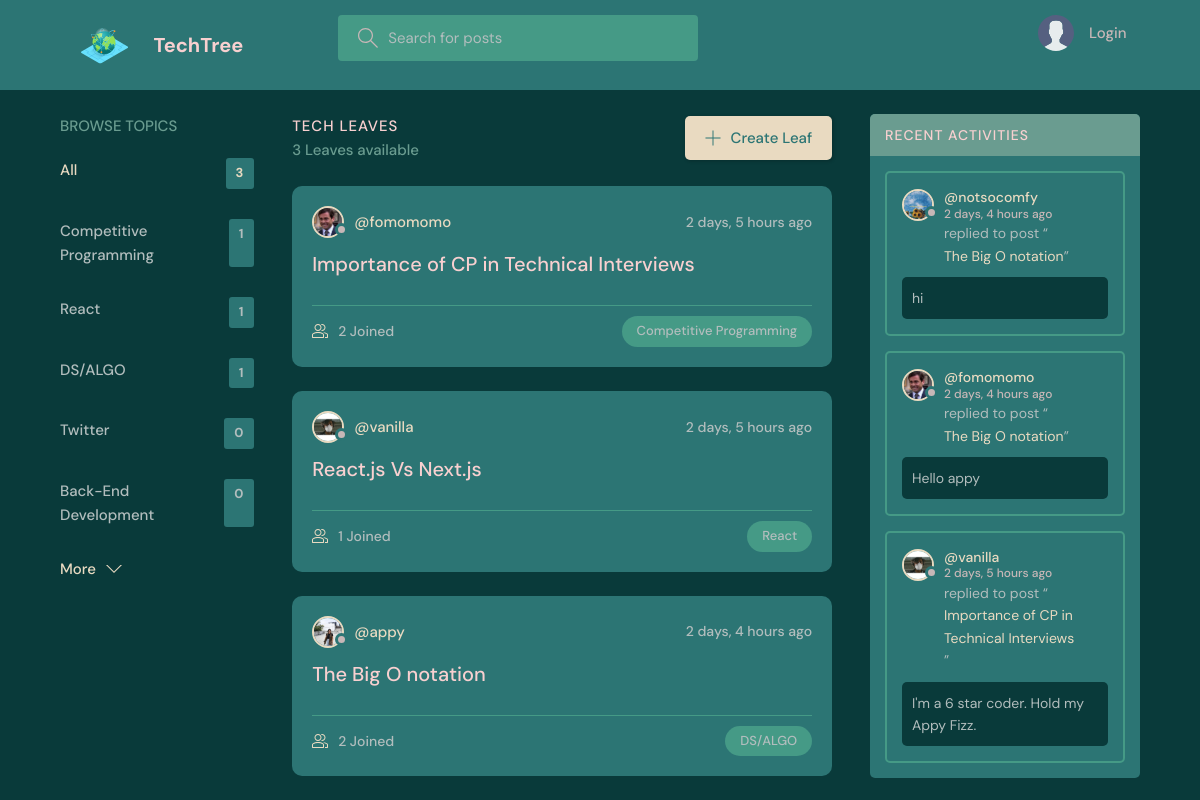
Before: / with the older database file.
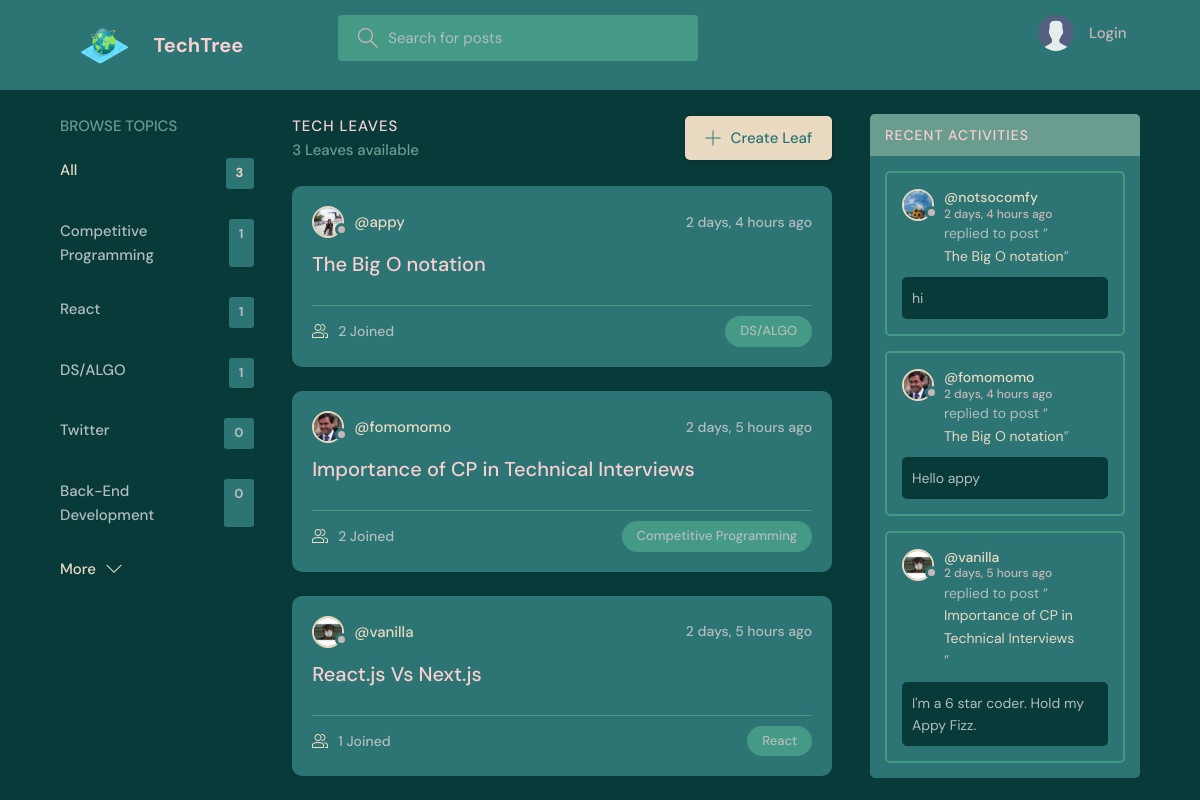
After: the same page with the newer database file.
### base/models.py (models this page shows, shortened)
class Topic(models.Model):
    name = models.CharField(max_length=200)

class Room(models.Model):
    host = models.ForeignKey(User, on_delete=models.SET_NULL, null=True)
    topic = models.ForeignKey(Topic, on_delete=models.SET_NULL, null=True)
    name = models.CharField(max_length=200)
    description = models.TextField(null=True, blank=True)
    participants = models.ManyToManyField(
        User, related_name='participants', blank=True)
    updated = models.DateTimeField(auto_now=True)
    created = models.DateTimeField(auto_now_add=True)
    has_poll = models.BooleanField(default=False)
    class Meta:
        ordering = ['-updated', '-created']
    def __str__(self):
        return self.name

class User(AbstractUser):
    name = models.CharField(max_length=200, null=True)
    email = models.EmailField(unique=True, null=True)
    bio = models.TextField(null=True)
    avatar = models.ImageField(null=True, default="avatar.svg")
    USERNAME_FIELD = 'email'
    REQUIRED_FIELDS = ['username']

class Message(models.Model):
    user = models.ForeignKey(User, on_delete=models.CASCADE)
    room = models.ForeignKey(Room, on_delete=models.CASCADE)
    body = models.TextField()
    updated = models.DateTimeField(auto_now=True)
    created = models.DateTimeField(auto_now_add=True)
    class Meta:
        ordering = ['-updated', '-created']

### base/views.py (the view)
# urls.py: path('', views.home, name="home"),
def home(request):
    q = request.GET.get('q') if request.GET.get('q') != None else ''
    rooms = Room.objects.filter(
        Q(topic__name__icontains=q) |
        Q(name__icontains=q) |
        Q(description__icontains=q)
    )
    topics = Topic.objects.all()[0:5]
    room_count = rooms.count()
    room_messages = Message.objects.filter(
        Q(room__topic__name__icontains=q))[0:3]
    leaf_counts = sum([len(topic.room_set.all()) for topic in Topic.objects.all()])
    context = {'rooms': rooms, 'topics': topics,
               'room_count': room_count, 'room_messages': room_messages, 'leaf_counts': leaf_counts}
    return render(request, 'base/home.html', context)

### base/templates/base/home.html (shortened to what this page needs)
{% extends 'main.html' %}
{% block content %}
<main class="layout layout--3">
  <div class="container">
    {% include 'base/topics_component.html' %}
    <div class="roomList">
      <div class="roomList__header">
        <div>
          <h2>Tech Leaves</h2>
          <p>{{room_count}} Leaves available</p>
        </div>
        <a class="btn btn--main" href="{% url 'create-room' %}">
          <svg version="1.1" xmlns="http://www.w3.org/2000/svg" width="32" height="32" viewBox="0 0 32 32">
            <title>add</title>
            <path
              d="M16.943 0.943h-1.885v14.115h-14.115v1.885h14.115v14.115h1.885v-14.115h14.115v-1.885h-14.115v-14.115z">
            </path>
          </svg>
          Create Leaf
        </a>
      </div>
      {% include 'base/feed_component.html' %}
    </div>
    {% include 'base/activity_component.html' %}
  </div>
</main>
{% endblock %}

### base/templates/base/topics_component.html
<div class="topics">
    <div class="topics__header">
        <h2>Browse Topics</h2>
    </div>
    <ul class="topics__list">
        <li>
            <a href="{% url 'home' %}" class="active">All <span>{{leaf_counts}}</span></a>
        </li>
        {% for topic in topics %}
        <li>
            <a href="{% url 'home' %}?q={{topic.name}}">{{topic.name}}<span>{{topic.room_set.all.count}}</span></a>
        </li>
        {% endfor %}
    </ul>
    <a class="btn btn--link" href="{% url 'topics' %}">
        More
        <svg version="1.1" xmlns="http://www.w3.org/2000/svg" width="32" height="32" viewBox="0 0 32 32">
            <title>chevron-down</title>
            <path d="M16 21l-13-13h-3l16 16 16-16h-3l-13 13z"></path>
        </svg>
    </a>
</div>

### base/templates/base/feed_component.html (shortened to what this page needs)
{% for room in rooms %}
<div class="roomListRoom">
    <div class="roomListRoom__header">
        <a href="{% url 'user-profile' room.host.id %}" class="roomListRoom__author">
            <div class="avatar avatar--small">
                <img src="{{room.host.avatar.url}}" />
            </div>
            <span>@{{room.host.username}}</span>
        </a>
        <div class="roomListRoom__actions">
            <span>{{room.created|timesince}} ago</span>
        </div>
    </div>
    <div class="roomListRoom__content">
        <a href="{% url 'room' room.id %}">{{room.name}}</a>
    </div>
    <div class="roomListRoom__meta">
        <a href="{% url 'room' room.id %}" class="roomListRoom__joined">
            {{room.participants.all.count}} Joined
        </a>
        <p class="roomListRoom__topic">{{room.topic.name}}</p>
    </div>
</div>
{% endfor %}

### base/templates/base/activity_component.html (shortened to what this page needs)
<div class="activities">
    <div class="activities__header">
        <h2>Recent Activities</h2>
    </div>
    {% for message in room_messages %}
    <div class="activities__box">
        <div class="activities__boxHeader roomListRoom__header">
            <a href="{% url 'user-profile' message.user.id %}" class="roomListRoom__author">
                <div class="avatar avatar--small">
                    <img src="{{message.user.avatar.url}}" />
                </div>
                <p>
                    @{{message.user.username}}
                    <span>{{message.created|timesince}} ago</span>
                </p>
            </a>
        </div>
        <div class="activities__boxContent">
            <p>replied to post “<a href="{% url 'room' message.room.id %}">{{message.room}}</a>”</p>
            <div class="activities__boxRoomContent">{{message.body}}</div>
        </div>
    </div>
    {% endfor %}
</div>

Changed rows visible on the page:
changed Room "The Big O notation": moves up the list
